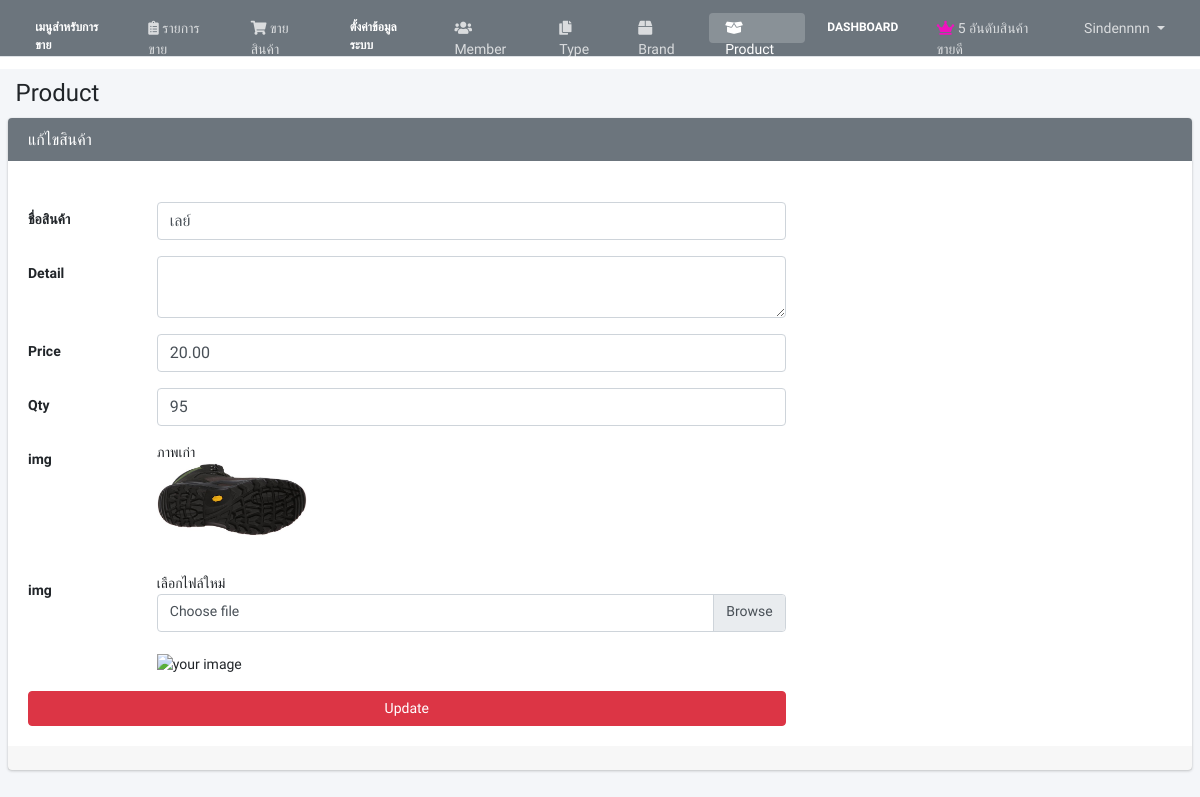
Page /admin/product_edit.php?p_id=3 (signed in) on the earlier database version.
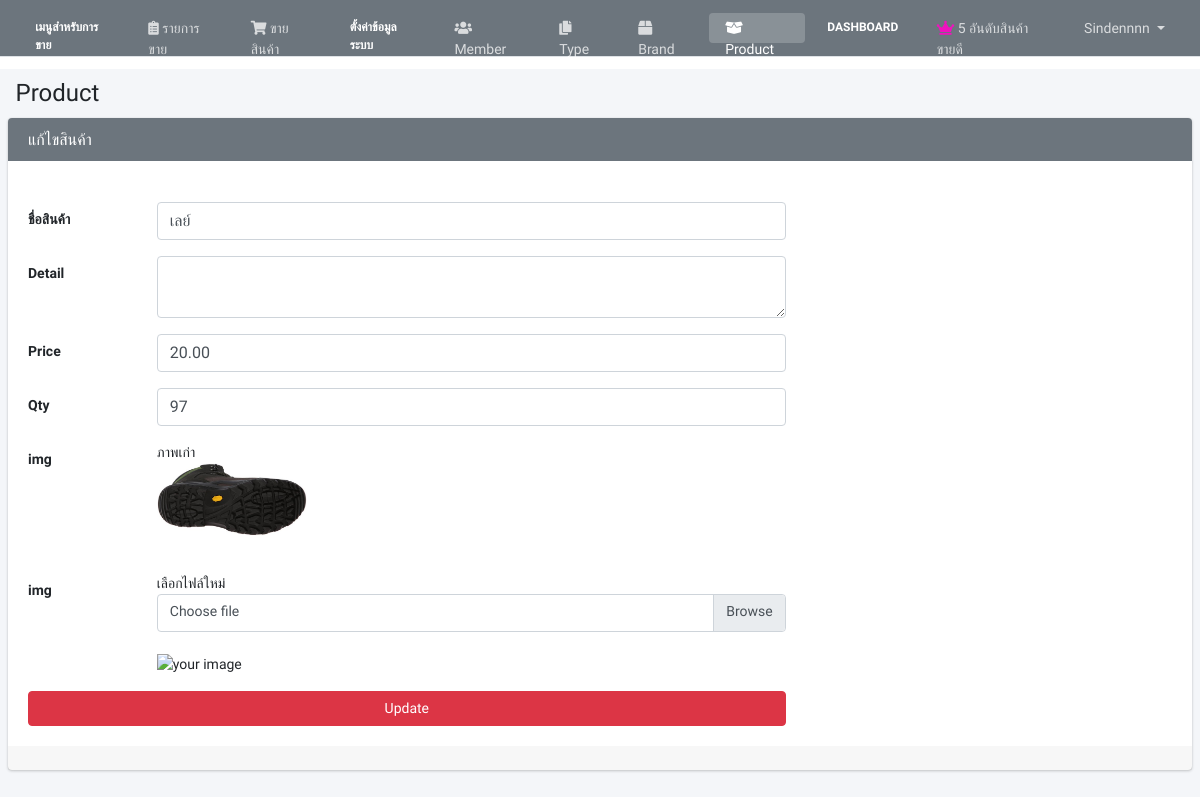
Same page on the later database version.
### tables this page shows
CREATE TABLE `tbl_product` (
  `p_id` bigint(20) NOT NULL,
  `p_name` varchar(150) NOT NULL,
  `p_type` varchar(20) NOT NULL,
  `p_price` float(100,2) NOT NULL,
  `p_price2` float(100,2) NOT NULL,
  `p_pricemember` float(100,2) NOT NULL,
  `p_pricemember2` float(100,2) NOT NULL,
  `p_qty` int(11) NOT NULL,
  `p_cost` float(100,2) NOT NULL,
  `p_outstock` int(11) NOT NULL,
  `p_unit` varchar(20) NOT NULL,
  `p_img` varchar(255) NOT NULL,
  `p_date_save` timestamp NOT NULL DEFAULT current_timestamp()
);

### admin/product_edit.php (the view, shortened to what this page needs)
<?php include("header.php"); ?>
<?php
$p_id = $_GET['p_id'];
$query_product = "SELECT * FROM tbl_product
WHERE p_id = $p_id"
or die("Error : ".mysqlierror($query_product));
$rs_product = mysqli_query($condb, $query_product);
$row=mysqli_fetch_array($rs_product);
?>
<div class="content-wrapper">
    <section class="content-header">
      <div class="container-fluid">
        <h1>Product</h1>
      </div>
    </section>
    <section class="content">
    <div class="card card-gray">
            <div class="card-header ">
              <h3 class="card-title">แก้ไขสินค้า</h3>
            </div>
            <br>
            <div class="card-body">
              <div class="row">
                 <div class="col-md-8">
                   <form action="product_db.php" method="POST" enctype="multipart/form-data" >
                  <div class="form-group row">
                    <label for="" class="col-sm-2 col-form-label">ชื่อสินค้า </label>
                    <div class="col-sm-10">
                      <input  name="p_name" type="text" required class="form-control"  placeholder="" value="<?php echo $row['p_name']; ?>"  minlength="3"/>
                    </div>
                  </div>
                  <div class="form-group row">
                    <label for="" class="col-sm-2 col-form-label">Detail </label>
                    <div class="col-sm-10">
                      <textarea name="p_detail" class="form-control"><?php echo $row['p_detail']; ?></textarea>
                    </div>
                  </div>
                  <div class="form-group row">
                    <label for="" class="col-sm-2 col-form-label">Price </label>
                    <div class="col-sm-10">
                      <input  name="p_price" type="number" min="0" required class="form-control"  placeholder="Price" value="<?php echo $row['p_price']; ?>"  minlength="3"/>
                    </div>
                  </div>
                  <div class="form-group row">
                    <label for="" class="col-sm-2 col-form-label">Qty </label>
                    <div class="col-sm-10">
                      <input  name="p_qty" type="number" min="0" required class="form-control"  placeholder="Qty" value="<?php echo $row['p_qty']; ?>"  minlength="3"/>
                    </div>
                  </div>
                  <div class="form-group row">
                    <label for="" class="col-sm-2 col-form-label">img</label>
                    <div class="col-sm-10">
                  ภาพเก่า<br>
                        <img src="../p_img/<?php echo $row['p_img'];?>" width="150px">
                        <br><br>
                    </div>
                  </div>
                  <div class="form-group row">
                    <label for="" class="col-sm-2 col-form-label">img</label>
                    <div class="col-sm-10">
                  เลือกไฟล์ใหม่<br>
                  <div class="custom-file">
                          <label class="custom-file-label" for="file">Choose file</label>
                        </div>
                        <br><br>
                    <img id="blah" src="#" alt="your image" width="300" />
                    </div>
                  </div>
                  <button type="submit" class="btn btn-danger btn-block">Update</button>
                  </form>
                 </div>
              </div>
            </div>
            <div class="card-footer">
            </div>
    </div>
    </section>
<?php include('footer.php'); ?>
</body>
</html>

Differences in the rows shown:
changed tbl_product "เลย์": p_qty "95" → "97"
